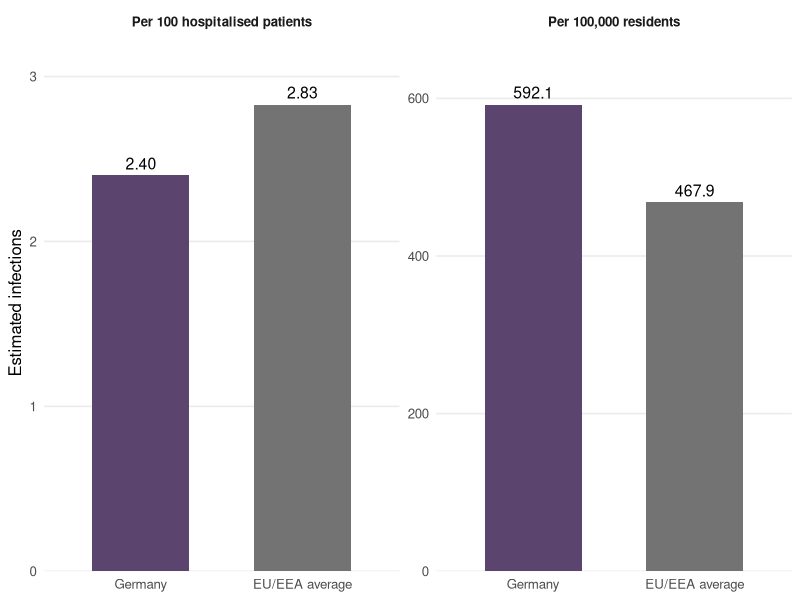

Recreate this plot in R.
## ---- chunk 1
#| label: fig-infection-comparison
#| fig-cap: "Estimated healthcare-associated infections in Germany and the EU/EEA, based on 2011–2012 data. The panels use different scales and denominators. Source: Zacher et al. (2019)."
#| fig-alt: "Two bar charts show Germany below the EU/EEA average for infections per 100 hospitalised patients, but above it for infections per 100,000 residents."
#| echo: false
#| fig-width: 8
#| fig-height: 4

library(ggplot2)

infection_rates <- data.frame(
  region = rep(c("Germany", "EU/EEA average"), 2),
  measure = rep(
    c("Per 100 hospitalised patients",
      "Per 100,000 residents"),
    each = 2
  ),
  rate = c(2.40, 2.83, 592.1, 467.9),
  value_label = c("2.40", "2.83", "592.1", "467.9")
)

infection_rates$region <- factor(
  infection_rates$region,
  levels = c("Germany", "EU/EEA average")
)

ggplot(infection_rates, aes(x = region, y = rate, fill = region)) +
  geom_col(width = 0.6) +
  geom_text(aes(label = value_label), vjust = -0.5, size = 4) +
  facet_wrap(~ measure, scales = "free_y") +
  scale_fill_manual(
    values = c("Germany" = "#5B456E",
               "EU/EEA average" = "#737373")
  ) +
  scale_y_continuous(
    limits = c(0, NA),
    expand = expansion(mult = c(0, 0.15))
  ) +
  labs(x = NULL, y = "Estimated infections") +
  theme_minimal(base_size = 12) +
  theme(
    legend.position = "none",
    panel.grid.major.x = element_blank(),
    panel.grid.minor = element_blank(),
    strip.text = element_text(face = "bold")
  )
